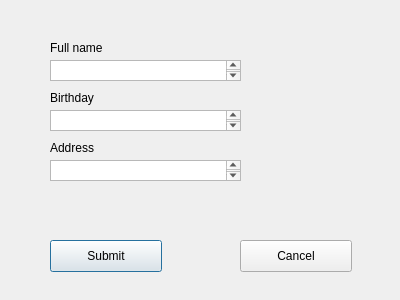
<?xml version="1.0" encoding="UTF-8"?>
<ui version="4.0">
 <class>AddPatientDialog</class>
 <widget class="QDialog" name="AddPatientDialog">
  <property name="geometry">
   <rect>
    <x>0</x>
    <y>0</y>
    <width>400</width>
    <height>300</height>
   </rect>
  </property>
  <property name="sizePolicy">
   <sizepolicy hsizetype="Fixed" vsizetype="Fixed">
    <horstretch>0</horstretch>
    <verstretch>0</verstretch>
   </sizepolicy>
  </property>
  <property name="windowTitle">
   <string>Dialog</string>
  </property>
  <widget class="QTextEdit" name="textEditName">
   <property name="geometry">
    <rect>
     <x>50</x>
     <y>60</y>
     <width>191</width>
     <height>21</height>
    </rect>
   </property>
  </widget>
  <widget class="QTextEdit" name="textEditBirthday">
   <property name="geometry">
    <rect>
     <x>50</x>
     <y>110</y>
     <width>191</width>
     <height>21</height>
    </rect>
   </property>
   <property name="sizePolicy">
    <sizepolicy hsizetype="Fixed" vsizetype="Fixed">
     <horstretch>0</horstretch>
     <verstretch>0</verstretch>
    </sizepolicy>
   </property>
  </widget>
  <widget class="QTextEdit" name="textEditAddress">
   <property name="geometry">
    <rect>
     <x>50</x>
     <y>160</y>
     <width>191</width>
     <height>21</height>
    </rect>
   </property>
   <property name="sizePolicy">
    <sizepolicy hsizetype="Fixed" vsizetype="Fixed">
     <horstretch>0</horstretch>
     <verstretch>0</verstretch>
    </sizepolicy>
   </property>
  </widget>
  <widget class="QLabel" name="label">
   <property name="geometry">
    <rect>
     <x>50</x>
     <y>40</y>
     <width>58</width>
     <height>16</height>
    </rect>
   </property>
   <property name="text">
    <string>Full name</string>
   </property>
  </widget>
  <widget class="QLabel" name="label_2">
   <property name="geometry">
    <rect>
     <x>50</x>
     <y>90</y>
     <width>58</width>
     <height>16</height>
    </rect>
   </property>
   <property name="text">
    <string>Birthday</string>
   </property>
  </widget>
  <widget class="QLabel" name="label_3">
   <property name="geometry">
    <rect>
     <x>50</x>
     <y>140</y>
     <width>58</width>
     <height>16</height>
    </rect>
   </property>
   <property name="text">
    <string>Address</string>
   </property>
  </widget>
  <widget class="QPushButton" name="submitButton">
   <property name="geometry">
    <rect>
     <x>50</x>
     <y>240</y>
     <width>112</width>
     <height>32</height>
    </rect>
   </property>
   <property name="text">
    <string>Submit</string>
   </property>
  </widget>
  <widget class="QPushButton" name="cancelButton">
   <property name="geometry">
    <rect>
     <x>240</x>
     <y>240</y>
     <width>112</width>
     <height>32</height>
    </rect>
   </property>
   <property name="text">
    <string>Cancel</string>
   </property>
  </widget>
 </widget>
 <tabstops>
  <tabstop>textEditName</tabstop>
  <tabstop>textEditBirthday</tabstop>
  <tabstop>textEditAddress</tabstop>
 </tabstops>
 <resources/>
 <connections/>
</ui>
